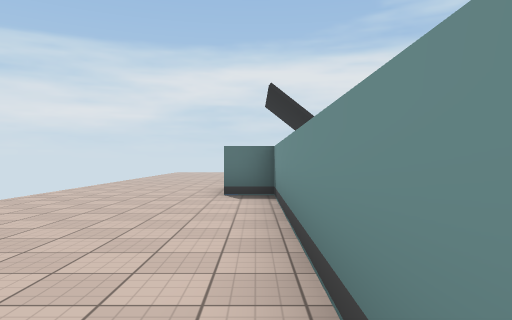
[1] (above)

16 first-person views from a walk through a Unity game level. The camera is 1.4 m above the floor, looks level and sees 70° across. Doors are open. The floor is counted in squares, 2 m on a side. Each view is taken from the middle of a square. On the plan, view 1 faces up. The plan holds only what a view shows up to about 11 squares ahead; the rest is blank. The place goes on beyond the plan. The player character is not drawn. Some surface patterns are stand-ins.

[2]
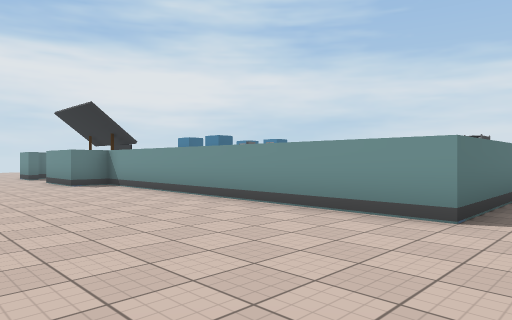

[3]
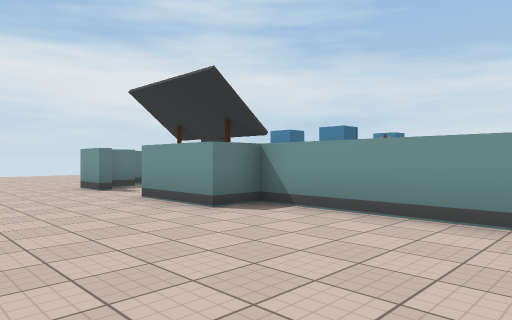

[4]
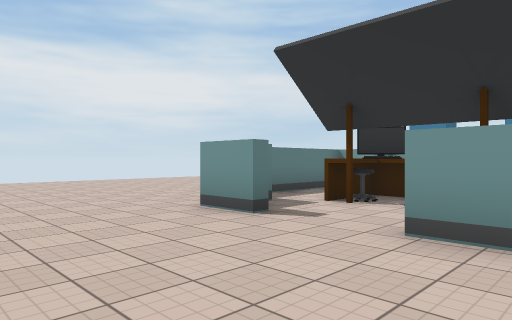

[5]
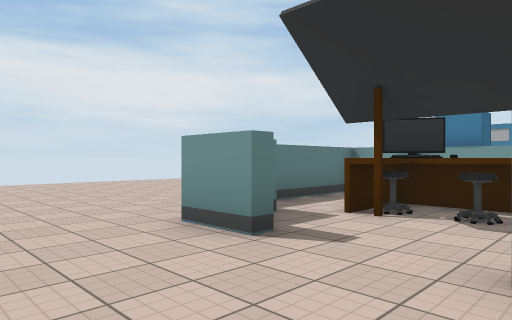

[6]
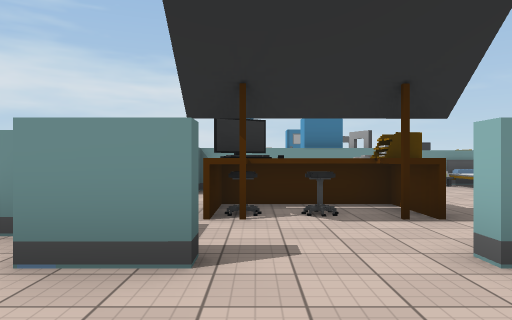

[7]
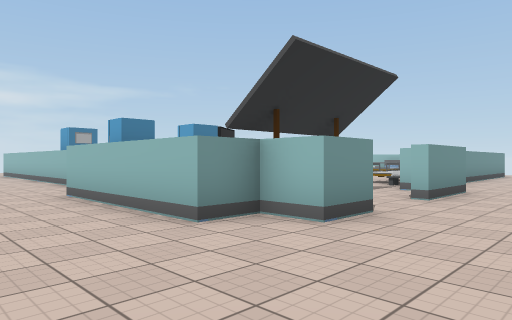

[8]
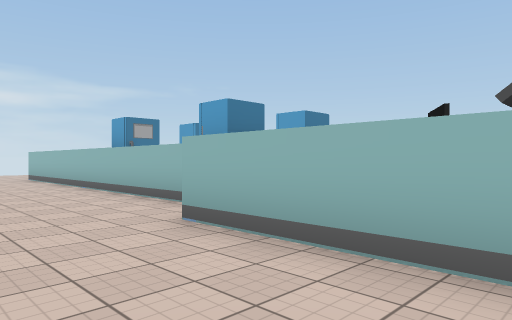

[9]
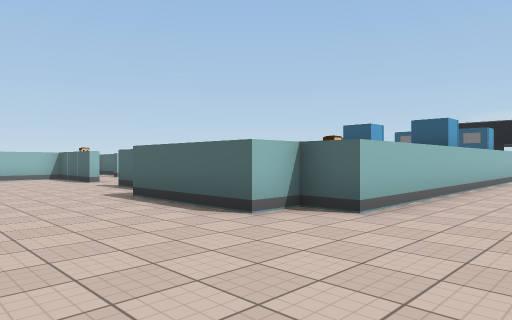

[10]
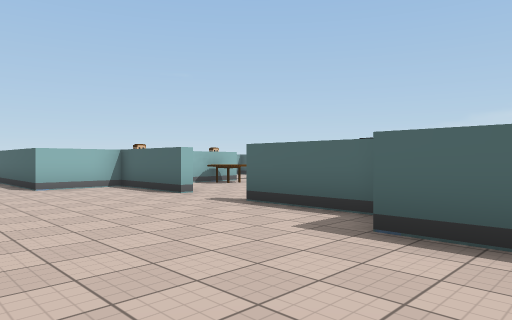

[11]
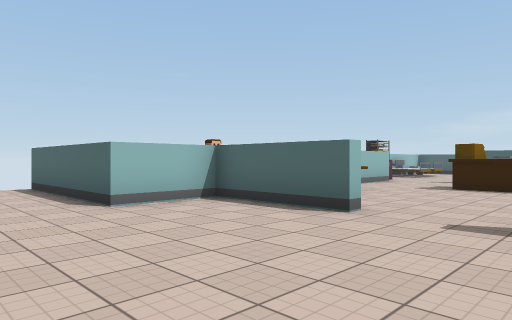

[12]
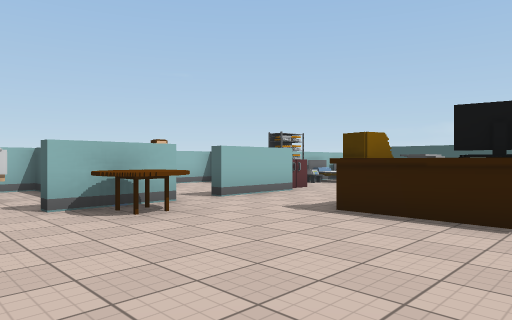

[13]
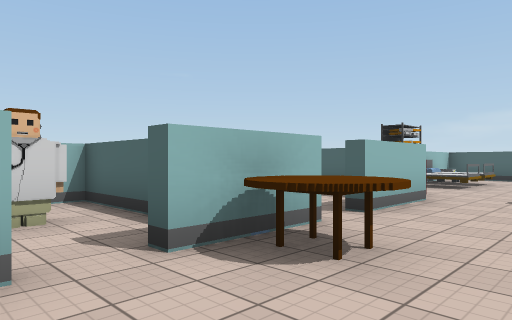

[14]
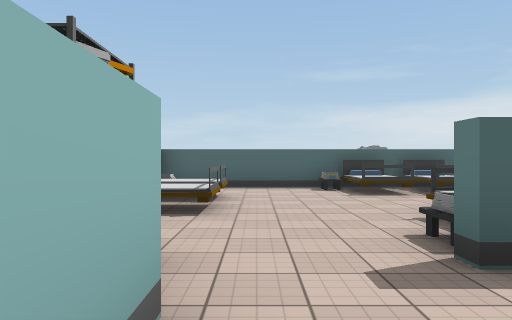

[15]
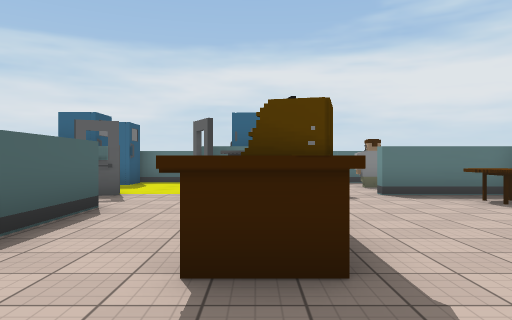

[16]
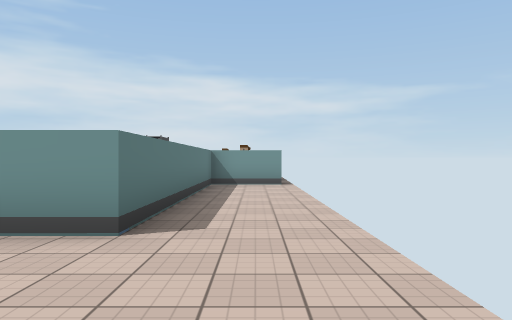

### Floor plan
Points are (right, up) in squares from view 1. A wall is a line through its corners. A room is listed if a view was taken in it or the views show most of it. See-through windows are left out.
Room 1 (views 1, 2, 3, 4, 5, 6, 12, 13, 14, 15, 16)
walls: (7.4, 5.5) (7.4, 6.4); (0.7, 6.1) (0.7, 5.4); (0.4, 5.4) (0.4, 7.3) (-0.6, 7.3) (-0.6, 9.5); (7.7, 6.5) (7.7, 5.4); (2.4, 8.8) (2.8, 8.8) (2.8, 11.4) (1.2, 11.4); (0.7, 2.5) (0.7, -1.5); (8.5, 0.6) (10.6, 0.6); (2.2, 11.1) (1.3, 11.1); (5.4, 11.4) (5.4, 12.3) (4.4, 12.3) (4.4, 13.3) (1.1, 13.3); (-0.6, 11.4) (-0.6, 12.6) (0.4, 12.6) (0.4, 13.6); (11.5, 0.6) (13.6, 0.6); (7.4, -3.8) (7.4, -1.7) (0.4, -1.7) (0.4, 2.5); (15.1, 8.3) (12.5, 8.3)
ways out: opening at (-2, 12.2) to room 2; open door at (15.8, 4.6) to room 2; open door at (-0.8, 10.4); open door at (11, 0.5); open door at (12, 8.5); open door at (14, 0.5); gap at (1, 9)
objects: bed (1, 3) to (2, 4); bed (1, 5) to (2, 5); table (2, 9) to (2, 10); bed (3, -1) to (4, 0); bed (5, -1) to (5, 0); bed (6, 3) to (7, 4); bed (6, 5) to (7, 5); other object (6, 9) to (6, 10); other object (6, 11) to (6, 12); other object (7, 8); other object (8, 0); other object (9, 8); table (10, 3) to (10, 5); other object (10, 9) to (10, 10); other object (10, 11) to (10, 12); other object (12, 1) to (13, 2); other object (14, 7)
Room 2 (views 7, 8, 9, 10, 11)
walls: (6.4, 12.6) (15.7, 12.6) (15.7, 11.6) (16.7, 11.6) (16.7, 8.2); (15.7, 7.9) (15.7, 5.4); (0.4, 13.6) (4.7, 13.6); (15.7, 3.5) (15.7, 0.6) (17.7, 0.6) (17.7, -3.8)
ways out: opening at (-2, 12.2) to room 1; open door at (15.8, 4.6) to room 1

Positions as (right, up) in squares from view 1, and headings:
1: (0, 0), facing up
2: (-4, -3), facing up-right
3: (-4, 3), facing up-right
4: (-4, 8), facing up-right
5: (-3, 9), facing up-right
6: (-3, 11), facing right
7: (-3, 16), facing down-right
8: (1, 16), facing down-right
9: (20, 15), facing down-left
10: (20, 10), facing down-left
11: (20, 6), facing down-left
12: (15, 6), facing down-left
13: (15, 3), facing down-left
14: (10, 1), facing left
15: (10, 1), facing up
16: (-3, -3), facing right
